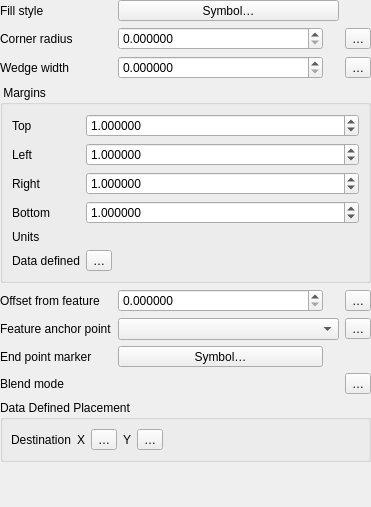
<?xml version="1.0" encoding="UTF-8"?>
<ui version="4.0">
 <class>WidgetBalloonCallout</class>
 <widget class="QWidget" name="WidgetBalloonCallout">
  <property name="geometry">
   <rect>
    <x>0</x>
    <y>0</y>
    <width>371</width>
    <height>507</height>
   </rect>
  </property>
  <property name="windowTitle">
   <string notr="true">Form</string>
  </property>
  <layout class="QVBoxLayout" name="verticalLayout">
   <property name="leftMargin">
    <number>0</number>
   </property>
   <property name="topMargin">
    <number>0</number>
   </property>
   <property name="rightMargin">
    <number>0</number>
   </property>
   <property name="bottomMargin">
    <number>0</number>
   </property>
   <item>
    <layout class="QGridLayout" name="gridLayout_45" columnstretch="0,0,0,0">
     <property name="leftMargin">
      <number>0</number>
     </property>
     <property name="topMargin">
      <number>0</number>
     </property>
     <item row="7" column="1" colspan="2">
      <widget class="QgsBlendModeComboBox" name="mCalloutBlendComboBox" native="true"/>
     </item>
     <item row="5" column="0">
      <widget class="QLabel" name="mAnchorPointLbl">
       <property name="text">
        <string>Feature anchor point</string>
       </property>
      </widget>
     </item>
     <item row="7" column="3">
      <widget class="QgsPropertyOverrideButton" name="mCalloutBlendModeDDBtn">
       <property name="text">
        <string>…</string>
       </property>
      </widget>
     </item>
     <item row="2" column="3">
      <widget class="QgsPropertyOverrideButton" name="mWedgeWidthDDBtn">
       <property name="text">
        <string>…</string>
       </property>
      </widget>
     </item>
     <item row="4" column="2">
      <widget class="QgsUnitSelectionWidget" name="mOffsetFromAnchorUnitWidget" native="true">
       <property name="minimumSize">
        <size>
         <width>10</width>
         <height>0</height>
        </size>
       </property>
       <property name="focusPolicy">
        <enum>Qt::FocusPolicy::StrongFocus</enum>
       </property>
      </widget>
     </item>
     <item row="1" column="0">
      <widget class="QLabel" name="mCornerRadiusLbl">
       <property name="text">
        <string>Corner radius</string>
       </property>
      </widget>
     </item>
     <item row="4" column="0">
      <widget class="QLabel" name="mOffsetFromAnchorLbl">
       <property name="text">
        <string>Offset from feature</string>
       </property>
      </widget>
     </item>
     <item row="1" column="1">
      <widget class="QgsDoubleSpinBox" name="mCornerRadiusSpin">
       <property name="sizePolicy">
        <sizepolicy hsizetype="Preferred" vsizetype="Fixed">
         <horstretch>1</horstretch>
         <verstretch>0</verstretch>
        </sizepolicy>
       </property>
       <property name="decimals">
        <number>6</number>
       </property>
       <property name="maximum">
        <double>100000.000000000000000</double>
       </property>
       <property name="singleStep">
        <double>0.200000000000000</double>
       </property>
       <property name="value">
        <double>0.000000000000000</double>
       </property>
       <property name="showClearButton" stdset="0">
        <bool>true</bool>
       </property>
      </widget>
     </item>
     <item row="5" column="1" colspan="2">
      <widget class="QComboBox" name="mAnchorPointComboBox"/>
     </item>
     <item row="2" column="1">
      <widget class="QgsDoubleSpinBox" name="mWedgeWidthSpin">
       <property name="sizePolicy">
        <sizepolicy hsizetype="Preferred" vsizetype="Fixed">
         <horstretch>1</horstretch>
         <verstretch>0</verstretch>
        </sizepolicy>
       </property>
       <property name="decimals">
        <number>6</number>
       </property>
       <property name="maximum">
        <double>100000.000000000000000</double>
       </property>
       <property name="singleStep">
        <double>0.200000000000000</double>
       </property>
       <property name="value">
        <double>0.000000000000000</double>
       </property>
       <property name="showClearButton" stdset="0">
        <bool>true</bool>
       </property>
      </widget>
     </item>
     <item row="7" column="0">
      <widget class="QLabel" name="mCalloutBlendModeLbl">
       <property name="text">
        <string>Blend mode</string>
       </property>
      </widget>
     </item>
     <item row="4" column="3">
      <widget class="QgsPropertyOverrideButton" name="mOffsetFromAnchorDDBtn">
       <property name="text">
        <string>…</string>
       </property>
      </widget>
     </item>
     <item row="0" column="1" colspan="2">
      <widget class="QgsSymbolButton" name="mCalloutFillStyleButton">
       <property name="sizePolicy">
        <sizepolicy hsizetype="Preferred" vsizetype="Fixed">
         <horstretch>0</horstretch>
         <verstretch>0</verstretch>
        </sizepolicy>
       </property>
       <property name="text">
        <string>Symbol…</string>
       </property>
      </widget>
     </item>
     <item row="1" column="3">
      <widget class="QgsPropertyOverrideButton" name="mCornerRadiusDDBtn">
       <property name="text">
        <string>…</string>
       </property>
      </widget>
     </item>
     <item row="2" column="2">
      <widget class="QgsUnitSelectionWidget" name="mWedgeWidthUnitWidget" native="true">
       <property name="minimumSize">
        <size>
         <width>10</width>
         <height>0</height>
        </size>
       </property>
       <property name="focusPolicy">
        <enum>Qt::FocusPolicy::StrongFocus</enum>
       </property>
      </widget>
     </item>
     <item row="4" column="1">
      <widget class="QgsDoubleSpinBox" name="mOffsetFromAnchorSpin">
       <property name="sizePolicy">
        <sizepolicy hsizetype="Preferred" vsizetype="Fixed">
         <horstretch>1</horstretch>
         <verstretch>0</verstretch>
        </sizepolicy>
       </property>
       <property name="decimals">
        <number>6</number>
       </property>
       <property name="maximum">
        <double>100000.000000000000000</double>
       </property>
       <property name="singleStep">
        <double>0.200000000000000</double>
       </property>
       <property name="value">
        <double>0.000000000000000</double>
       </property>
       <property name="showClearButton" stdset="0">
        <bool>true</bool>
       </property>
      </widget>
     </item>
     <item row="3" column="0" colspan="4">
      <widget class="QgsCollapsibleGroupBox" name="mMarginsGroupBox">
       <property name="title">
        <string> Margins</string>
       </property>
       <layout class="QGridLayout" name="gridLayout_2">
        <item row="4" column="1">
         <widget class="QgsUnitSelectionWidget" name="mMarginUnitWidget" native="true">
          <property name="minimumSize">
           <size>
            <width>10</width>
            <height>0</height>
           </size>
          </property>
          <property name="focusPolicy">
           <enum>Qt::FocusPolicy::StrongFocus</enum>
          </property>
         </widget>
        </item>
        <item row="4" column="0">
         <widget class="QLabel" name="label_6">
          <property name="text">
           <string>Units</string>
          </property>
         </widget>
        </item>
        <item row="5" column="0">
         <widget class="QLabel" name="label_7">
          <property name="text">
           <string>Data defined</string>
          </property>
         </widget>
        </item>
        <item row="3" column="0">
         <widget class="QLabel" name="label_4">
          <property name="text">
           <string>Bottom</string>
          </property>
         </widget>
        </item>
        <item row="3" column="1">
         <widget class="QgsDoubleSpinBox" name="mSpinBottomMargin">
          <property name="sizePolicy">
           <sizepolicy hsizetype="Minimum" vsizetype="Fixed">
            <horstretch>1</horstretch>
            <verstretch>0</verstretch>
           </sizepolicy>
          </property>
          <property name="suffix">
           <string/>
          </property>
          <property name="decimals">
           <number>6</number>
          </property>
          <property name="minimum">
           <double>-10000000.000000000000000</double>
          </property>
          <property name="maximum">
           <double>10000000.000000000000000</double>
          </property>
          <property name="singleStep">
           <double>0.200000000000000</double>
          </property>
          <property name="value">
           <double>1.000000000000000</double>
          </property>
         </widget>
        </item>
        <item row="1" column="0">
         <widget class="QLabel" name="label_3">
          <property name="text">
           <string>Left</string>
          </property>
         </widget>
        </item>
        <item row="0" column="0">
         <widget class="QLabel" name="label_2">
          <property name="text">
           <string>Top</string>
          </property>
         </widget>
        </item>
        <item row="2" column="1">
         <widget class="QgsDoubleSpinBox" name="mSpinRightMargin">
          <property name="sizePolicy">
           <sizepolicy hsizetype="Minimum" vsizetype="Fixed">
            <horstretch>1</horstretch>
            <verstretch>0</verstretch>
           </sizepolicy>
          </property>
          <property name="suffix">
           <string/>
          </property>
          <property name="decimals">
           <number>6</number>
          </property>
          <property name="minimum">
           <double>-10000000.000000000000000</double>
          </property>
          <property name="maximum">
           <double>10000000.000000000000000</double>
          </property>
          <property name="singleStep">
           <double>0.200000000000000</double>
          </property>
          <property name="value">
           <double>1.000000000000000</double>
          </property>
         </widget>
        </item>
        <item row="1" column="1">
         <widget class="QgsDoubleSpinBox" name="mSpinLeftMargin">
          <property name="sizePolicy">
           <sizepolicy hsizetype="Minimum" vsizetype="Fixed">
            <horstretch>1</horstretch>
            <verstretch>0</verstretch>
           </sizepolicy>
          </property>
          <property name="suffix">
           <string/>
          </property>
          <property name="decimals">
           <number>6</number>
          </property>
          <property name="minimum">
           <double>-10000000.000000000000000</double>
          </property>
          <property name="maximum">
           <double>10000000.000000000000000</double>
          </property>
          <property name="singleStep">
           <double>0.200000000000000</double>
          </property>
          <property name="value">
           <double>1.000000000000000</double>
          </property>
         </widget>
        </item>
        <item row="2" column="0">
         <widget class="QLabel" name="label_5">
          <property name="text">
           <string>Right</string>
          </property>
         </widget>
        </item>
        <item row="0" column="1">
         <widget class="QgsDoubleSpinBox" name="mSpinTopMargin">
          <property name="sizePolicy">
           <sizepolicy hsizetype="Minimum" vsizetype="Fixed">
            <horstretch>1</horstretch>
            <verstretch>0</verstretch>
           </sizepolicy>
          </property>
          <property name="suffix">
           <string/>
          </property>
          <property name="decimals">
           <number>6</number>
          </property>
          <property name="minimum">
           <double>-10000000.000000000000000</double>
          </property>
          <property name="maximum">
           <double>10000000.000000000000000</double>
          </property>
          <property name="singleStep">
           <double>0.200000000000000</double>
          </property>
          <property name="value">
           <double>1.000000000000000</double>
          </property>
         </widget>
        </item>
        <item row="5" column="1">
         <layout class="QHBoxLayout" name="horizontalLayout">
          <item>
           <widget class="QgsPropertyOverrideButton" name="mMarginsDDBtn">
            <property name="text">
             <string>…</string>
            </property>
           </widget>
          </item>
          <item>
           <spacer name="horizontalSpacer">
            <property name="orientation">
             <enum>Qt::Orientation::Horizontal</enum>
            </property>
            <property name="sizeHint" stdset="0">
             <size>
              <width>40</width>
              <height>20</height>
             </size>
            </property>
           </spacer>
          </item>
         </layout>
        </item>
       </layout>
      </widget>
     </item>
     <item row="5" column="3">
      <widget class="QgsPropertyOverrideButton" name="mAnchorPointDDBtn">
       <property name="text">
        <string>…</string>
       </property>
      </widget>
     </item>
     <item row="2" column="0">
      <widget class="QLabel" name="mWedgeWidthLbl">
       <property name="text">
        <string>Wedge width</string>
       </property>
      </widget>
     </item>
     <item row="1" column="2">
      <widget class="QgsUnitSelectionWidget" name="mCornerRadiusUnitWidget" native="true">
       <property name="minimumSize">
        <size>
         <width>10</width>
         <height>0</height>
        </size>
       </property>
       <property name="focusPolicy">
        <enum>Qt::FocusPolicy::StrongFocus</enum>
       </property>
      </widget>
     </item>
     <item row="0" column="0">
      <widget class="QLabel" name="mCalloutFillStyleLbl">
       <property name="text">
        <string>Fill style</string>
       </property>
      </widget>
     </item>
     <item row="6" column="0">
      <widget class="QLabel" name="mCalloutFillStyleLbl_2">
       <property name="text">
        <string>End point marker</string>
       </property>
      </widget>
     </item>
     <item row="6" column="1">
      <widget class="QgsSymbolButton" name="mMarkerSymbolButton">
       <property name="sizePolicy">
        <sizepolicy hsizetype="Preferred" vsizetype="Fixed">
         <horstretch>0</horstretch>
         <verstretch>0</verstretch>
        </sizepolicy>
       </property>
       <property name="text">
        <string>Symbol…</string>
       </property>
      </widget>
     </item>
    </layout>
   </item>
   <item>
    <widget class="QGroupBox" name="mPlacementDDGroupBox">
     <property name="title">
      <string>Data Defined Placement</string>
     </property>
     <property name="flat">
      <bool>false</bool>
     </property>
     <property name="syncGroup" stdset="0">
      <string notr="true">labelplacementgroup</string>
     </property>
     <layout class="QGridLayout" name="gridLayout_4">
      <property name="leftMargin">
       <number>8</number>
      </property>
      <property name="rightMargin">
       <number>8</number>
      </property>
      <item row="0" column="1">
       <widget class="QFrame" name="mCoordAlignmentFrame">
        <layout class="QHBoxLayout" name="horizontalLayout_27">
         <property name="leftMargin">
          <number>0</number>
         </property>
         <property name="topMargin">
          <number>0</number>
         </property>
         <property name="rightMargin">
          <number>0</number>
         </property>
         <property name="bottomMargin">
          <number>0</number>
         </property>
         <item>
          <layout class="QHBoxLayout" name="horizontalLayout_24">
           <item>
            <widget class="QLabel" name="mCoordXLabel_3">
             <property name="sizePolicy">
              <sizepolicy hsizetype="Maximum" vsizetype="Preferred">
               <horstretch>0</horstretch>
               <verstretch>0</verstretch>
              </sizepolicy>
             </property>
             <property name="text">
              <string>X</string>
             </property>
            </widget>
           </item>
           <item>
            <widget class="QgsPropertyOverrideButton" name="mDestXDDBtn">
             <property name="text">
              <string>…</string>
             </property>
            </widget>
           </item>
           <item>
            <widget class="QLabel" name="mCoordYLabel_3">
             <property name="sizePolicy">
              <sizepolicy hsizetype="Maximum" vsizetype="Preferred">
               <horstretch>0</horstretch>
               <verstretch>0</verstretch>
              </sizepolicy>
             </property>
             <property name="text">
              <string>Y</string>
             </property>
            </widget>
           </item>
           <item>
            <widget class="QgsPropertyOverrideButton" name="mDestYDDBtn">
             <property name="text">
              <string>…</string>
             </property>
            </widget>
           </item>
           <item>
            <spacer name="horizontalSpacer_24">
             <property name="orientation">
              <enum>Qt::Orientation::Horizontal</enum>
             </property>
             <property name="sizeHint" stdset="0">
              <size>
               <width>0</width>
               <height>20</height>
              </size>
             </property>
            </spacer>
           </item>
          </layout>
         </item>
        </layout>
       </widget>
      </item>
      <item row="0" column="0">
       <widget class="QLabel" name="mCoordLabel_2">
        <property name="text">
         <string>Destination</string>
        </property>
       </widget>
      </item>
     </layout>
    </widget>
   </item>
   <item>
    <spacer name="verticalSpacer">
     <property name="orientation">
      <enum>Qt::Orientation::Vertical</enum>
     </property>
     <property name="sizeHint" stdset="0">
      <size>
       <width>20</width>
       <height>40</height>
      </size>
     </property>
    </spacer>
   </item>
  </layout>
 </widget>
 <customwidgets>
  <customwidget>
   <class>QgsDoubleSpinBox</class>
   <extends>QDoubleSpinBox</extends>
   <header>qgsdoublespinbox.h</header>
  </customwidget>
  <customwidget>
   <class>QgsSymbolButton</class>
   <extends>QToolButton</extends>
   <header>qgssymbolbutton.h</header>
  </customwidget>
  <customwidget>
   <class>QgsUnitSelectionWidget</class>
   <extends>QWidget</extends>
   <header>qgsunitselectionwidget.h</header>
   <container>1</container>
  </customwidget>
  <customwidget>
   <class>QgsCollapsibleGroupBox</class>
   <extends>QGroupBox</extends>
   <header>qgscollapsiblegroupbox.h</header>
   <container>1</container>
  </customwidget>
  <customwidget>
   <class>QgsPropertyOverrideButton</class>
   <extends>QToolButton</extends>
   <header>qgspropertyoverridebutton.h</header>
  </customwidget>
  <customwidget>
   <class>QgsBlendModeComboBox</class>
   <extends>QWidget</extends>
   <header>qgsblendmodecombobox.h</header>
  </customwidget>
 </customwidgets>
 <tabstops>
  <tabstop>mCalloutFillStyleButton</tabstop>
  <tabstop>mCornerRadiusSpin</tabstop>
  <tabstop>mCornerRadiusUnitWidget</tabstop>
  <tabstop>mCornerRadiusDDBtn</tabstop>
  <tabstop>mWedgeWidthSpin</tabstop>
  <tabstop>mWedgeWidthUnitWidget</tabstop>
  <tabstop>mWedgeWidthDDBtn</tabstop>
  <tabstop>mSpinTopMargin</tabstop>
  <tabstop>mSpinLeftMargin</tabstop>
  <tabstop>mSpinRightMargin</tabstop>
  <tabstop>mSpinBottomMargin</tabstop>
  <tabstop>mMarginUnitWidget</tabstop>
  <tabstop>mMarginsDDBtn</tabstop>
  <tabstop>mOffsetFromAnchorSpin</tabstop>
  <tabstop>mOffsetFromAnchorUnitWidget</tabstop>
  <tabstop>mOffsetFromAnchorDDBtn</tabstop>
  <tabstop>mAnchorPointComboBox</tabstop>
  <tabstop>mAnchorPointDDBtn</tabstop>
  <tabstop>mMarkerSymbolButton</tabstop>
  <tabstop>mCalloutBlendComboBox</tabstop>
  <tabstop>mCalloutBlendModeDDBtn</tabstop>
  <tabstop>mDestXDDBtn</tabstop>
  <tabstop>mDestYDDBtn</tabstop>
 </tabstops>
 <resources/>
 <connections/>
</ui>
